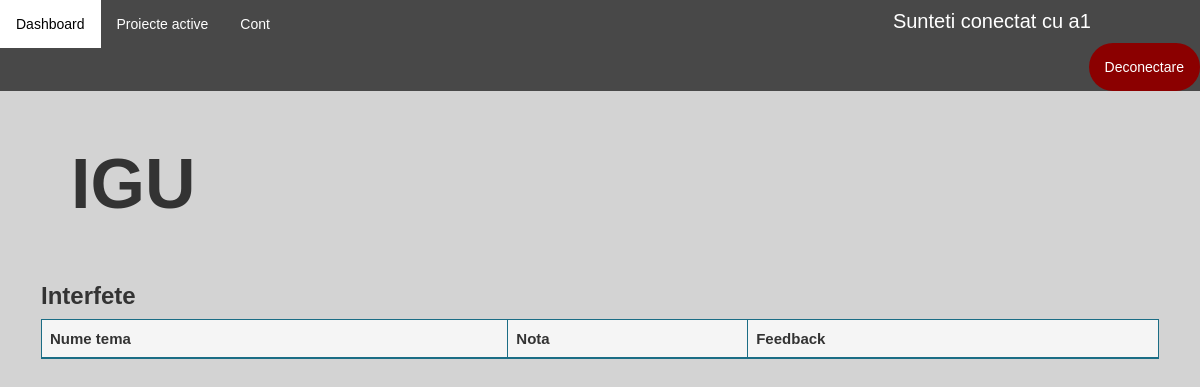
The page /disciplina-student/21/note/ (signed in) on the database as committed earlier.
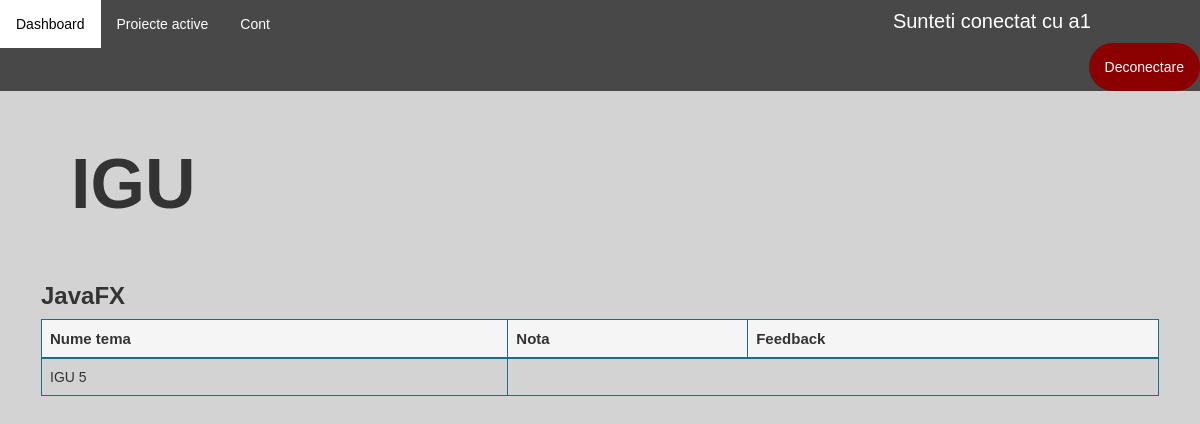
The same page on the database as committed later.
### application/models.py (models this page shows)
class Proiect(models.Model):
    id = models.AutoField(primary_key=True)
    nume = models.CharField(max_length=100, unique=False)
    data_inregistrare = models.DateField(auto_now_add=True)
    data_intermediara = models.DateField(default=None)
    data_finalizare = models.DateField()
    profesor = models.ForeignKey(Profesor, on_delete=models.CASCADE)
    disciplina = models.ForeignKey(Disciplina, on_delete=models.CASCADE, null=True)
    document = models.CharField(max_length=100, null=True)
    nr_persoane = models.IntegerField(null=True)
    cale = models.CharField(max_length=100, default=None)

class Tema(models.Model):
    id = models.AutoField(primary_key=True)
    nume = models.CharField(max_length=100, unique=False)
    descriere = models.CharField(max_length=500, null=True)
    proiect = models.ForeignKey(Proiect, on_delete=models.CASCADE, unique=False)

### application/decorators.py (the view)
        def wrapper_func(request, *args, **kwargs):
            user_groups = list()
            for group in request.user.groups.all():
                user_groups.append(group.name)
            if allowed_roles[0] in user_groups:
                return view_func(request, *args, **kwargs)
            else:
                return redirect('dashboard')

### application/functions.py (called while the page is built)
def get_user_info(request):
    user = request.user
    user_groups = [group.name for group in user.groups.all()]
    if 'admin' in user_groups:
        user_type = 'admin'
    elif 'studenti' in user_groups:
        user_type = 'student'
    elif 'secretariat' in user_groups:
        user_type = 'secretar'
    else:
        user_type = 'profesor'
    out = {'user': user,
           'user_groups': user_groups,
           'user_type': user_type
           }
    return out

def create_context(request=None, extract_user_info=True):
    if extract_user_info and not request:
        raise ValueError("request must be set if extract_user_info is True")
    out = {}
    if extract_user_info:
        out.update(get_user_info(request))
    return out

### application/templates/application/student/note.html (shortened to what this page needs)
{% extends 'application/dashboard.html' %}
{% load static %}
{% block article %}
        <h1 style="font-size: 70px; padding: 30px"><b>{{ disciplina.nume }}</b></h1><br>
        <div class="table-wrapper-scroll-y custom-scrollbar" style="margin-top:-20px;">
        {% for proiect in proiecte %}
            <table class="table table-bordered" id="myTable" style="border-color: #1b6d85">
                <h3><b>{{ proiect.nume }}</b></h3>
                <thead style="background-color: whitesmoke; border-color: #1b6d85; font-size: 15px">
                <tr  style="border-color: #1b6d85">
                    <th  style="border-color: #1b6d85">Nume tema</th>
                    <th  style="border-color: #1b6d85">Nota</th>
                    <th  style="border-color: #1b6d85">Feedback</th>
                </tr>
                </thead>
                <tbody>
                {% for tema in teme %}
                    {% if tema.proiect == proiect %}
                        <tr class="tr">
                            <td  style="border-color: #1b6d85">{{ tema.nume }}</td>
                        </tr>
                    {% endif %}
                {% endfor %}
                </tbody>
            </table>
        {% endfor %}
        </div>
{% endblock %}

Rows that differ between the two databases and show on the page:
removed Proiect: nume "Interfete"
added Proiect: nume "JavaFX"
added Tema: nume "IGU 5"
